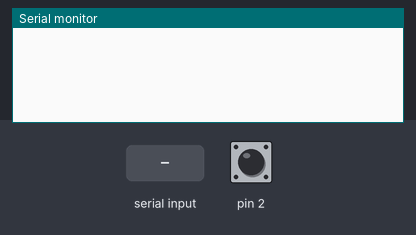
A sketch run on a simulated Arduino Uno, built with avr-gcc and run on an emulated ATmega328P. Shown: the last lines printed to the serial monitor. Inputs (shaded band) come from the test bench; at power-on: pin 2 HIGH.

Above: at 1.2 s.
1.3 s: "0" received over Serial
At 2.3 s:
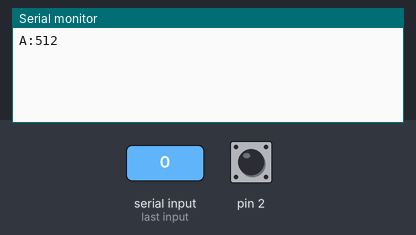
2.8 s: "7" received over Serial
At 3.4 s:
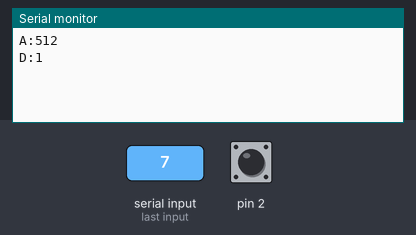

Measured:
- after the input at 1.3 s, the serial monitor: prints a new line at once (image 1)
- after the input at 2.8 s, the serial monitor: prints a new line at once (image 2)

The sketch:

picoboard_webserial.ino
```cpp
char* serialString()
{
  static char str[21]; // For strings of max length=20
  if (!Serial.available()) return NULL;
  delay(3); // wait for all characters to arrive
  memset(str,0,sizeof(str)); // clear str
  byte count=0;
  while (Serial.available())
  {
    char c=Serial.read();
    if (c>=32 && count<sizeof(str)-1)
    {
      str[count]=c;
      count++;
    }
  }
  str[count]='\0'; // make it a zero terminated string
  return str;
}


void setup() {
  // put your setup code here, to run once:
  Serial.begin(115200);
  //啟動D2
    DDRD  &= ~( 1 << PD2 );     // Clear the PD2 pin and set PD2 (PCINT0 pin) now as input
    PORTD |= (1 << PD2);        // Set PIN PD2 as INPUT with pull-up enabled

    EICRA |= (1 << ISC00);      // set INT0 to trigger on ANY logic change
    EIMSK |= (1 << INT0);       // Turns on INT0
}

void loop() {
  static boolean needPrompt=true;
  char* inputData;

  if (needPrompt)
  {
    //Serial.print("Please enter inputs and press enter at the end:\n");
    needPrompt=false;
  }
  inputData= serialString();

  if (inputData!=NULL)
  {
  //[1.J4-A1(D15),2J3-A2(D16),3J2-A4(D18),4按鈕D2,J1-A5(D19),6光敏A6(D20),聲音micA3(D17),8滑桿(A0)]
    if(strcmp(inputData, "0") == 0){
      Serial.print("A:");
      Serial.println(analogRead(0));
    }
    if(strcmp(inputData, "1") == 0){
      Serial.print("A:");
      Serial.println(analogRead(1));
    }
    if(strcmp(inputData, "2") == 0){
      Serial.print("A:");
      Serial.println(analogRead(2));
    }
    if(strcmp(inputData, "3") == 0){
      Serial.print("A:");
      Serial.println(analogRead(3));
    }
    if(strcmp(inputData, "4") == 0){
      Serial.print("A:");
      Serial.println(analogRead(4));
    }
    if(strcmp(inputData, "5") == 0){
      Serial.print("A:");
      Serial.println(analogRead(5));
    }
    if(strcmp(inputData, "6") == 0){
      Serial.print("A:");
      Serial.println(analogRead(6));
    }
    if(strcmp(inputData, "7") == 0){
      Serial.print("D:");
      Serial.println(digitalRead(2));
    }
    /*
    if(strcmp(inputData, "8") == 0){
      Serial.print(analogRead(1));
      Serial.print(",");
      Serial.print(analogRead(2));
      Serial.print(",");
      Serial.print(analogRead(4));
      Serial.print(",");
      Serial.print(digitalRead(2));
      Serial.print(",");
      Serial.print(analogRead(5));
      Serial.print(",");
      Serial.print(analogRead(6));
      Serial.print(",");
      Serial.print(analogRead(3));
      Serial.print(",");
      Serial.println(analogRead(0));
    }*/
    //delay(10);
    inputData = NULL;
  }
  needPrompt=true;

}
```
